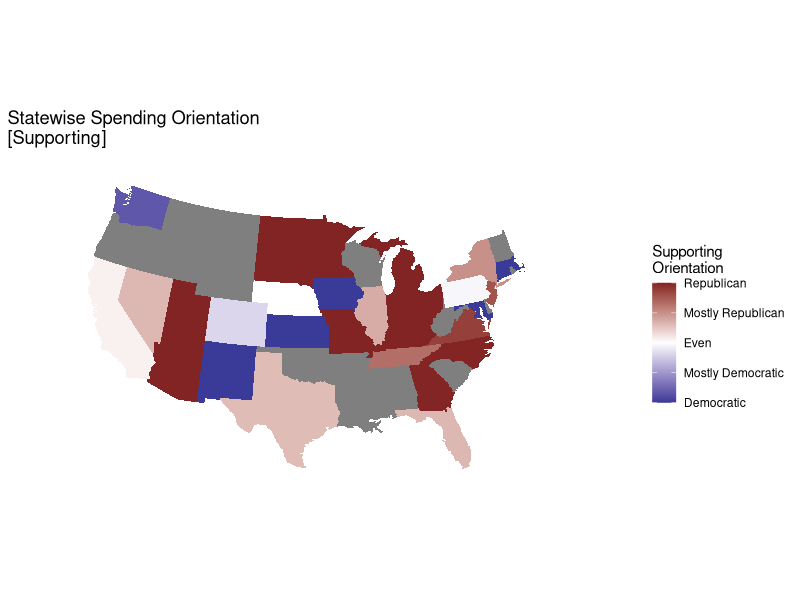

Source code (R):
#!/usr/bin/Rscript

require(ggplot2)
require(plyr)
require(maps)
require(grid)
require(mapproj)
require(scales)

pac <- read.csv("./committee_summary.csv", header=TRUE)
p <- pac
names(p)[12] <- "receipts"

sd <- ddply(p, "state", summarize, sd = sum(IEs.support.dems, na.rm=TRUE))

states_map <- map_data("state")

sd$statelc <- tolower(state.name[match(sd$state, state.abb)])

sd$statelc[9] <- "district of columbia"

sr <- ddply(p, "state", summarize, sr = sum(IEs.support.reps, na.rm=TRUE))

sp <- sd

sp$sr <- sr$sr

#names(sp)[2] <- "sd"

pscore <- (sp$sr-sp$sd)/(sp$sd+sp$sr)

qpscore <- quantile(pscore, c(0.0, 0.2, 0.4, 0.6, 0.8, 1.0), na.rm=TRUE)

clean_theme <- theme(axis.title = element_blank(), axis.text=element_blank(), panel.background=element_blank(), panel.grid=element_blank(), axis.ticks.length = unit(0, "cm"), complete=TRUE)

ggplot(sp, aes(map_id = statelc, fill=(sr-sd)/(sd+sr)))+ geom_map(map=states_map) + expand_limits(x=states_map$long, y=states_map$lat)+coord_map("polyconic") + scale_fill_gradient2(high=muted("red"), low=muted("blue"), mid="white",labels=c("Democratic","Mostly Democratic", "Even", "Mostly Republican", "Republican")) + labs(fill="Supporting\nOrientation") + ggtitle("Statewise Spending Orientation\n[Supporting]") +clean_theme
